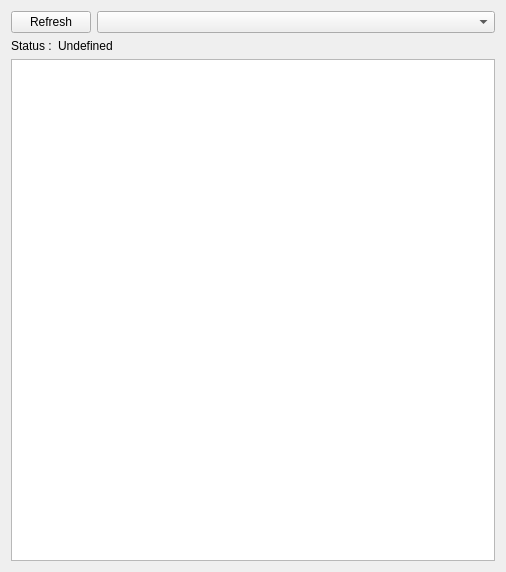
<?xml version="1.0" encoding="UTF-8"?>
<ui version="4.0">
 <class>SelectComPort</class>
 <widget class="QWidget" name="SelectComPort">
  <property name="geometry">
   <rect>
    <x>0</x>
    <y>0</y>
    <width>506</width>
    <height>572</height>
   </rect>
  </property>
  <property name="windowTitle">
   <string>Form</string>
  </property>
  <layout class="QVBoxLayout" name="verticalLayout">
   <item>
    <layout class="QHBoxLayout" name="horizontalLayout">
     <item>
      <widget class="QPushButton" name="pushButton_2">
       <property name="sizePolicy">
        <sizepolicy hsizetype="Maximum" vsizetype="Maximum">
         <horstretch>0</horstretch>
         <verstretch>0</verstretch>
        </sizepolicy>
       </property>
       <property name="text">
        <string>Refresh</string>
       </property>
      </widget>
     </item>
     <item>
      <widget class="QComboBox" name="comboBox"/>
     </item>
    </layout>
   </item>
   <item>
    <layout class="QHBoxLayout" name="horizontalLayout_2">
     <item>
      <widget class="QLabel" name="label">
       <property name="sizePolicy">
        <sizepolicy hsizetype="Maximum" vsizetype="Maximum">
         <horstretch>0</horstretch>
         <verstretch>0</verstretch>
        </sizepolicy>
       </property>
       <property name="text">
        <string>Status :</string>
       </property>
      </widget>
     </item>
     <item>
      <widget class="QLabel" name="label_2">
       <property name="sizePolicy">
        <sizepolicy hsizetype="Expanding" vsizetype="Maximum">
         <horstretch>0</horstretch>
         <verstretch>0</verstretch>
        </sizepolicy>
       </property>
       <property name="text">
        <string>Undefined</string>
       </property>
      </widget>
     </item>
    </layout>
   </item>
   <item>
    <widget class="QPlainTextEdit" name="textbox">
     <property name="plainText">
      <string/>
     </property>
    </widget>
   </item>
  </layout>
 </widget>
 <resources/>
 <connections/>
</ui>
